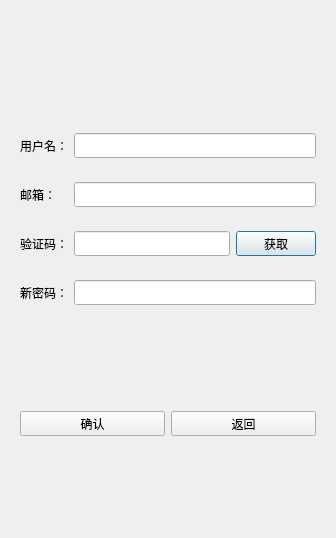
<?xml version="1.0" encoding="UTF-8"?>
<ui version="4.0">
 <class>ResetDialog</class>
 <widget class="QDialog" name="ResetDialog">
  <property name="geometry">
   <rect>
    <x>0</x>
    <y>0</y>
    <width>336</width>
    <height>538</height>
   </rect>
  </property>
  <property name="windowTitle">
   <string>Dialog</string>
  </property>
  <layout class="QVBoxLayout" name="verticalLayout">
   <item>
    <spacer name="verticalSpacer">
     <property name="orientation">
      <enum>Qt::Vertical</enum>
     </property>
     <property name="sizeHint" stdset="0">
      <size>
       <width>20</width>
       <height>40</height>
      </size>
     </property>
    </spacer>
   </item>
   <item>
    <widget class="QLabel" name="err_tip">
     <property name="minimumSize">
      <size>
       <width>0</width>
       <height>25</height>
      </size>
     </property>
     <property name="maximumSize">
      <size>
       <width>16777215</width>
       <height>25</height>
      </size>
     </property>
     <property name="text">
      <string/>
     </property>
     <property name="alignment">
      <set>Qt::AlignCenter</set>
     </property>
    </widget>
   </item>
   <item>
    <widget class="QWidget" name="widget" native="true">
     <layout class="QHBoxLayout" name="horizontalLayout">
      <item>
       <widget class="QLabel" name="user_lb">
        <property name="minimumSize">
         <size>
          <width>0</width>
          <height>25</height>
         </size>
        </property>
        <property name="maximumSize">
         <size>
          <width>16777215</width>
          <height>25</height>
         </size>
        </property>
        <property name="text">
         <string>用户名：</string>
        </property>
       </widget>
      </item>
      <item>
       <widget class="QLineEdit" name="user_edit">
        <property name="minimumSize">
         <size>
          <width>0</width>
          <height>25</height>
         </size>
        </property>
        <property name="maximumSize">
         <size>
          <width>16777215</width>
          <height>25</height>
         </size>
        </property>
       </widget>
      </item>
     </layout>
    </widget>
   </item>
   <item>
    <widget class="QWidget" name="widget_2" native="true">
     <layout class="QHBoxLayout" name="horizontalLayout_2">
      <item>
       <widget class="QLabel" name="email_lb">
        <property name="minimumSize">
         <size>
          <width>48</width>
          <height>25</height>
         </size>
        </property>
        <property name="maximumSize">
         <size>
          <width>48</width>
          <height>25</height>
         </size>
        </property>
        <property name="text">
         <string>邮箱：</string>
        </property>
       </widget>
      </item>
      <item>
       <widget class="QLineEdit" name="email_edit">
        <property name="minimumSize">
         <size>
          <width>0</width>
          <height>25</height>
         </size>
        </property>
        <property name="maximumSize">
         <size>
          <width>16777215</width>
          <height>25</height>
         </size>
        </property>
       </widget>
      </item>
     </layout>
    </widget>
   </item>
   <item>
    <widget class="QWidget" name="widget_3" native="true">
     <layout class="QHBoxLayout" name="horizontalLayout_3">
      <item>
       <widget class="QLabel" name="varify_lb">
        <property name="minimumSize">
         <size>
          <width>0</width>
          <height>25</height>
         </size>
        </property>
        <property name="maximumSize">
         <size>
          <width>16777215</width>
          <height>25</height>
         </size>
        </property>
        <property name="text">
         <string>验证码：</string>
        </property>
       </widget>
      </item>
      <item>
       <widget class="QLineEdit" name="varify_edit">
        <property name="minimumSize">
         <size>
          <width>0</width>
          <height>25</height>
         </size>
        </property>
        <property name="maximumSize">
         <size>
          <width>16777215</width>
          <height>25</height>
         </size>
        </property>
       </widget>
      </item>
      <item>
       <widget class="TimerBtn" name="varify_btn">
        <property name="minimumSize">
         <size>
          <width>0</width>
          <height>25</height>
         </size>
        </property>
        <property name="maximumSize">
         <size>
          <width>16777215</width>
          <height>25</height>
         </size>
        </property>
        <property name="text">
         <string>获取</string>
        </property>
       </widget>
      </item>
     </layout>
    </widget>
   </item>
   <item>
    <widget class="QWidget" name="widget_4" native="true">
     <layout class="QHBoxLayout" name="horizontalLayout_4">
      <item>
       <widget class="QLabel" name="pwd_lb">
        <property name="minimumSize">
         <size>
          <width>0</width>
          <height>25</height>
         </size>
        </property>
        <property name="maximumSize">
         <size>
          <width>16777215</width>
          <height>25</height>
         </size>
        </property>
        <property name="text">
         <string>新密码：</string>
        </property>
       </widget>
      </item>
      <item>
       <widget class="QLineEdit" name="pwd_edit">
        <property name="minimumSize">
         <size>
          <width>0</width>
          <height>25</height>
         </size>
        </property>
        <property name="maximumSize">
         <size>
          <width>16777215</width>
          <height>25</height>
         </size>
        </property>
       </widget>
      </item>
     </layout>
    </widget>
   </item>
   <item>
    <spacer name="verticalSpacer_2">
     <property name="orientation">
      <enum>Qt::Vertical</enum>
     </property>
     <property name="sizeHint" stdset="0">
      <size>
       <width>20</width>
       <height>40</height>
      </size>
     </property>
    </spacer>
   </item>
   <item>
    <widget class="QWidget" name="widget_5" native="true">
     <layout class="QHBoxLayout" name="horizontalLayout_5">
      <item>
       <widget class="QPushButton" name="sure_btn">
        <property name="minimumSize">
         <size>
          <width>0</width>
          <height>25</height>
         </size>
        </property>
        <property name="maximumSize">
         <size>
          <width>16777215</width>
          <height>25</height>
         </size>
        </property>
        <property name="text">
         <string>确认</string>
        </property>
       </widget>
      </item>
      <item>
       <widget class="QPushButton" name="return_btn">
        <property name="minimumSize">
         <size>
          <width>0</width>
          <height>25</height>
         </size>
        </property>
        <property name="maximumSize">
         <size>
          <width>16777215</width>
          <height>25</height>
         </size>
        </property>
        <property name="text">
         <string>返回</string>
        </property>
       </widget>
      </item>
     </layout>
    </widget>
   </item>
   <item>
    <spacer name="verticalSpacer_3">
     <property name="orientation">
      <enum>Qt::Vertical</enum>
     </property>
     <property name="sizeHint" stdset="0">
      <size>
       <width>20</width>
       <height>40</height>
      </size>
     </property>
    </spacer>
   </item>
  </layout>
 </widget>
 <customwidgets>
  <customwidget>
   <class>TimerBtn</class>
   <extends>QPushButton</extends>
   <header>timerbtn.h</header>
  </customwidget>
 </customwidgets>
 <resources/>
 <connections/>
</ui>
